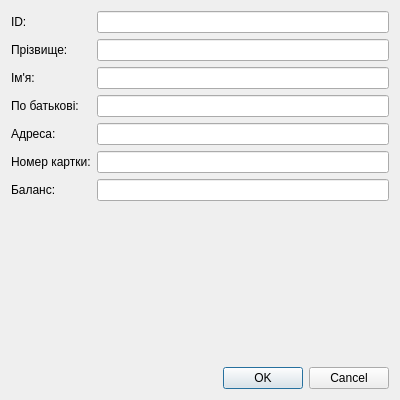
<?xml version="1.0" encoding="UTF-8"?>
<ui version="4.0">
 <class>CustomerDialog</class>
 <widget class="QDialog" name="CustomerDialog">
  <property name="geometry">
   <rect>
    <x>0</x>
    <y>0</y>
    <width>400</width>
    <height>400</height>
   </rect>
  </property>
  <property name="windowTitle">
   <string>Створення Клієнта</string>
  </property>
  <layout class="QVBoxLayout" name="verticalLayout">
   <item>
    <layout class="QFormLayout" name="formLayout">
     <item row="0" column="0">
      <widget class="QLabel" name="label">
       <property name="text">
        <string>ID:</string>
       </property>
      </widget>
     </item>
     <item row="0" column="1">
      <widget class="QLineEdit" name="lineEditId"/>
     </item>
     <item row="1" column="0">
      <widget class="QLabel" name="label_2">
       <property name="text">
        <string>Прізвище:</string>
       </property>
      </widget>
     </item>
     <item row="1" column="1">
      <widget class="QLineEdit" name="lineEditSurname"/>
     </item>
     <item row="2" column="0">
      <widget class="QLabel" name="label_3">
       <property name="text">
        <string>Ім'я:</string>
       </property>
      </widget>
     </item>
     <item row="2" column="1">
      <widget class="QLineEdit" name="lineEditName"/>
     </item>
     <item row="3" column="0">
      <widget class="QLabel" name="label_4">
       <property name="text">
        <string>По батькові:</string>
       </property>
      </widget>
     </item>
     <item row="3" column="1">
      <widget class="QLineEdit" name="lineEditPatronymic"/>
     </item>
     <item row="4" column="0">
      <widget class="QLabel" name="label_5">
       <property name="text">
        <string>Адреса:</string>
       </property>
      </widget>
     </item>
     <item row="4" column="1">
      <widget class="QLineEdit" name="lineEditAddress"/>
     </item>
     <item row="5" column="0">
      <widget class="QLabel" name="label_6">
       <property name="text">
        <string>Номер картки:</string>
       </property>
      </widget>
     </item>
     <item row="5" column="1">
      <widget class="QLineEdit" name="lineEditCardNumber"/>
     </item>
     <item row="6" column="0">
      <widget class="QLabel" name="label_7">
       <property name="text">
        <string>Баланс:</string>
       </property>
      </widget>
     </item>
     <item row="6" column="1">
      <widget class="QLineEdit" name="lineEditBalance"/>
     </item>
    </layout>
   </item>
   <item>
    <widget class="QDialogButtonBox" name="buttonBox">
     <property name="orientation">
      <enum>Qt::Horizontal</enum>
     </property>
     <property name="standardButtons">
      <set>QDialogButtonBox::Cancel|QDialogButtonBox::Ok</set>
     </property>
    </widget>
   </item>
  </layout>
 </widget>
 <resources/>
 <connections>
  <connection>
   <sender>buttonBox</sender>
   <signal>accepted()</signal>
   <receiver>CustomerDialog</receiver>
   <slot>on_buttonBox_accepted()</slot>
   <hints>
    <hint type="sourcelabel">
     <x>248</x>
     <y>254</y>
    </hint>
    <hint type="destinationlabel">
     <x>157</x>
     <y>274</y>
    </hint>
   </hints>
  </connection>
  <connection>
   <sender>buttonBox</sender>
   <signal>rejected()</signal>
   <receiver>CustomerDialog</receiver>
   <slot>reject()</slot>
   <hints>
    <hint type="sourcelabel">
     <x>316</x>
     <y>260</y>
    </hint>
    <hint type="destinationlabel">
     <x>286</x>
     <y>274</y>
    </hint>
   </hints>
  </connection>
 </connections>
</ui>
